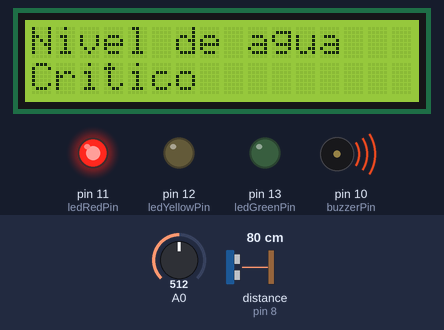
Recording of a sketch running on a simulated Arduino Uno, built with avr-gcc and run on an emulated ATmega328P. Shown: 16×2 character LCD, output pins drawn as LEDs (lit = HIGH), buzzer (waves = sounding). Wiring (inferred from the names in the program): ultrasonic range finder: trigger pin 9; echo pin 8. Inputs (shaded band) come from the test bench; at power-on: distance to the obstacle (sensor on pin 8) 80 cm, A0 = 512. The echo pulse lasts 58.3 µs per cm; pins used as bus, display or sensor lines are not drawn; what the sketch prints to the serial monitor is not drawn.

Above: at 3.2 s.
3.3 s: distance to the obstacle (sensor on pin 8) set to 56 cm
10.2 s: distance to the obstacle (sensor on pin 8) set to 46 cm
At 13.9 s:
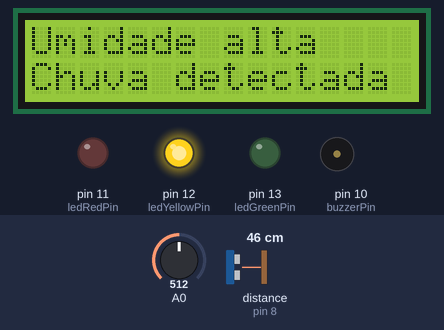
14.3 s: A0 set to 279
17.6 s: A0 set to 251
At 19.7 s:
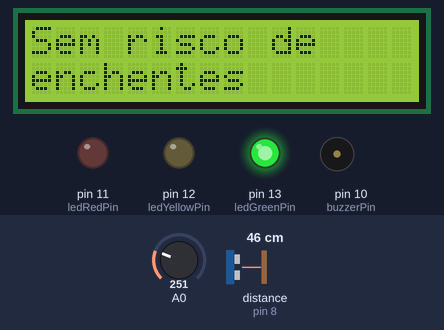
20.9 s: A0 set to 306
At 23.0 s:
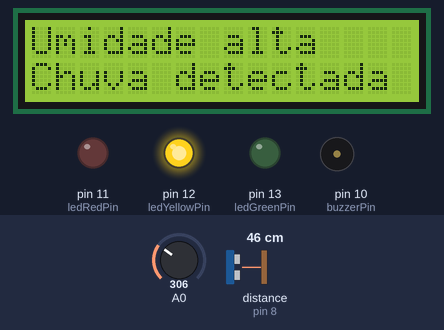
24.2 s: A0 set to 122
At 26.4 s:
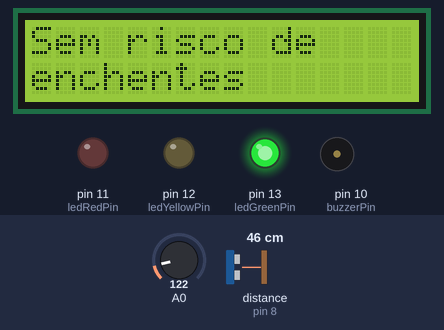
Timing chart, 0 to 27.9 s (numbered marks = the images above; inputs shaded):
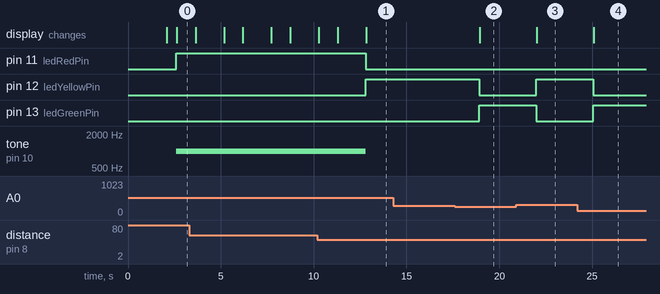

The sketch:

enchentes.ino
```cpp
// Declaracao de Variaveis
int ledGreenPin = 13;
int ledYellowPin = 12;
int ledRedPin = 11;
int buzzerPin = 10;
int moistureValue;
float moisturePercentage;
int trigPin = 9;
int echoPin = 8;
float duration, distance;

// Importacao de bibliotecas
#include <Wire.h>
#include <LiquidCrystal_I2C.h>
#define col 16
#define lin  2
#define ende 0x27
LiquidCrystal_I2C lcd(ende, col, lin);

void setup() {
  // Definindo os pinos como entrada ou saída
  pinMode(ledRedPin, OUTPUT);
  pinMode(ledYellowPin, OUTPUT);
  pinMode(ledGreenPin, OUTPUT);
  pinMode(buzzerPin, OUTPUT);
  pinMode(trigPin, OUTPUT);
  pinMode(echoPin, INPUT);

  // Ligando o display
  lcd.init();
  lcd.backlight(); // Ativando a luz de fundo
  lcd.setCursor(0, 0);
  lcd.print("Hello, Tinkercad!");
  lcd.setCursor(0, 1);
  lcd.print("LCD I2C Test");
  delay(2000);
  lcd.clear();
  Serial.begin(9600);
}

void loop() {
  // Medição da distância com o sensor ultrassônico
  digitalWrite(trigPin, LOW);
  delayMicroseconds(2);
  // Dispara o pulso
  digitalWrite(trigPin, HIGH);
  delayMicroseconds(10);
  digitalWrite(trigPin, LOW);

   // Mede o tempo do pulso
  duration = pulseIn(echoPin, HIGH);
  // Converte tempo em distância (cm)
  distance = (duration * 0.0343) / 2;

  Serial.print("Distance: ");
  Serial.println(distance);

  moistureValue = analogRead(A0);
  // Transforma o valor do moisture em porcentagem
  moisturePercentage = map(moistureValue, 0, 876, 0, 100);

  Serial.print("Moisture Value: ");
  Serial.println(moisturePercentage);

  delay(500);

  // Caso o sensor não detecte nada, ou esteja muito alta a agua
  if (distance == 0 || distance > 300) {
    digitalWrite(ledGreenPin, LOW);
    digitalWrite(ledRedPin, LOW);
    digitalWrite(ledYellowPin, LOW);
    noTone(buzzerPin);
    lcd.setCursor(0,0);
    lcd.print("Nivel de agua");
    lcd.setCursor(0,1);
    lcd.print("Nao encontrado");
  }

  // Verifica se a altura da agua esta maior que 50cm
  else if (distance >= 50) {
    digitalWrite(ledRedPin, HIGH);
    digitalWrite(ledGreenPin, LOW);
    digitalWrite(ledYellowPin, LOW);
    tone(buzzerPin, 1000);
    lcd.clear();
    lcd.setCursor(0,0);
    lcd.print("Nivel de agua");
    lcd.setCursor(0,1);
	lcd.print("Critico");
    delay(1000);
    lcd.clear();
    lcd.setCursor(0,0);
    lcd.print("Aperte o botao");
    lcd.setCursor(0,1);
    lcd.print("SOS");
    delay(1000);
  }
  else {
    digitalWrite(ledRedPin, LOW);
    noTone(buzzerPin);
	// Caso a altura da agua seja menor que 50cm
  // Verifica se a porcentagem da umiadde de solo é menor que 30%
    if (moisturePercentage < 30) {
      digitalWrite(ledGreenPin, HIGH);
      digitalWrite(ledYellowPin, LOW);
      lcd.clear();
      lcd.setCursor(0,0);
      lcd.print("Sem risco de");
      lcd.setCursor(0,1);
      lcd.print("enchentes");
      delay(1000);
    }
    // Caso a umidade do solo seja maior do que 30%
    else {
      digitalWrite(ledGreenPin, LOW);
      digitalWrite(ledYellowPin, HIGH);
      lcd.clear();
      lcd.setCursor(0,0);
      lcd.print("Umidade alta");
      lcd.setCursor(0,1);
      lcd.print("Chuva detectada");
      delay(1000);
    }
  }
}
```

Measured:
- the behaviour switches between 51 and 50 cm on distance to the obstacle (sensor on pin 8) (found by bisection; images 0 and 1)
- the behaviour switches between 263 and 262 on A0 (found by bisection; images 1 and 2)
- after the input at 10.2 s, pin 11 (ledRedPin): HIGH → LOW after 2.6 s; pin 12 (ledYellowPin): LOW → HIGH after 2.6 s; tone on pin 10 (buzzerPin): 1000 Hz → silent after 2.6 s; the display: first differs from a run without the input after 2.6 s (image 1)
- after the input at 14.3 s, every drawn part: stays the same
- after the input at 17.6 s, pin 12 (ledYellowPin): HIGH → LOW after 1.3 s; pin 13 (ledGreenPin): LOW → HIGH after 1.3 s; the display: changes after 1.4 s (image 2)
- after the input at 20.9 s, pin 12 (ledYellowPin): LOW → HIGH after 1.1 s; pin 13 (ledGreenPin): HIGH → LOW after 1.1 s; the display: changes after 1.1 s (image 3)
- after the input at 24.2 s, pin 12 (ledYellowPin): HIGH → LOW after 0.85 s; pin 13 (ledGreenPin): LOW → HIGH after 0.85 s; the display: changes after 0.88 s (image 4)
